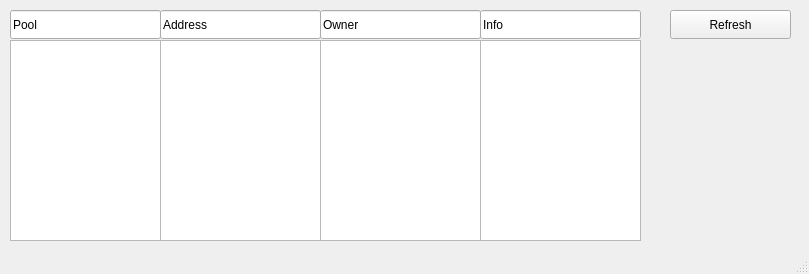
<?xml version="1.0" encoding="UTF-8"?>
<ui version="4.0">
 <class>MainWindow</class>
 <widget class="QMainWindow" name="MainWindow">
  <property name="geometry">
   <rect>
    <x>0</x>
    <y>0</y>
    <width>809</width>
    <height>274</height>
   </rect>
  </property>
  <property name="windowTitle">
   <string>Used address</string>
  </property>
  <widget class="QWidget" name="centralwidget">
   <widget class="QPushButton" name="refreshButton">
    <property name="geometry">
     <rect>
      <x>670</x>
      <y>10</y>
      <width>121</width>
      <height>29</height>
     </rect>
    </property>
    <property name="text">
     <string>Refresh</string>
    </property>
   </widget>
   <widget class="QLineEdit" name="package_2">
    <property name="geometry">
     <rect>
      <x>10</x>
      <y>10</y>
      <width>151</width>
      <height>29</height>
     </rect>
    </property>
    <property name="text">
     <string>Pool</string>
    </property>
   </widget>
   <widget class="QLineEdit" name="version_2">
    <property name="geometry">
     <rect>
      <x>160</x>
      <y>10</y>
      <width>161</width>
      <height>29</height>
     </rect>
    </property>
    <property name="text">
     <string>Address</string>
    </property>
   </widget>
   <widget class="QListWidget" name="ownerField">
    <property name="geometry">
     <rect>
      <x>320</x>
      <y>40</y>
      <width>161</width>
      <height>201</height>
     </rect>
    </property>
   </widget>
   <widget class="QListWidget" name="addressField">
    <property name="geometry">
     <rect>
      <x>160</x>
      <y>40</y>
      <width>161</width>
      <height>201</height>
     </rect>
    </property>
   </widget>
   <widget class="QLineEdit" name="version_3">
    <property name="geometry">
     <rect>
      <x>320</x>
      <y>10</y>
      <width>161</width>
      <height>29</height>
     </rect>
    </property>
    <property name="text">
     <string>Owner</string>
    </property>
   </widget>
   <widget class="QListWidget" name="poolField">
    <property name="geometry">
     <rect>
      <x>10</x>
      <y>40</y>
      <width>151</width>
      <height>201</height>
     </rect>
    </property>
   </widget>
   <widget class="QListWidget" name="infoField">
    <property name="geometry">
     <rect>
      <x>480</x>
      <y>40</y>
      <width>161</width>
      <height>201</height>
     </rect>
    </property>
   </widget>
   <widget class="QLineEdit" name="version_4">
    <property name="geometry">
     <rect>
      <x>480</x>
      <y>10</y>
      <width>161</width>
      <height>29</height>
     </rect>
    </property>
    <property name="text">
     <string>Info</string>
    </property>
   </widget>
  </widget>
  <widget class="QStatusBar" name="statusbar"/>
 </widget>
 <resources/>
 <connections/>
</ui>
